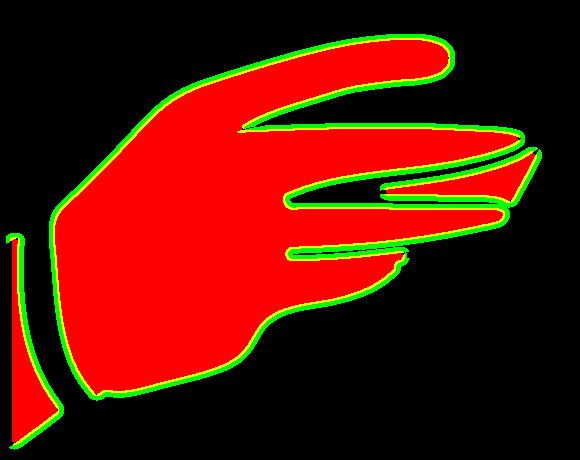
#> input picture assets/character/harvest/openpeeps_device_hand.layers.png, 580 x 460 px
$ python -i lighting.py   (imports and definitions only)
#> lines starting #> are read from the running program, lines starting #| are printed output that depends on the picture
#> further down, picture is the input picture: shape (460, 580, 3); mean B, G, R 0, 19.1, 88.9
"""Light-map lighting for flat layered art.

Each light paints a soft coloured mask on a quarter-resolution buffer
(cheap, and lights are smooth anyway); a layer is multiplied by
ambient + sum(lights that reach its depth). Because it is a MULTIPLY on
albedo, black ink stays black, white fills take the light colour, and a
warm/cool interplay (moon vs phone) reads as real motivated lighting
instead of a colour filter.
"""
import cv2
import numpy as np

from engine.shorts.layers import W, H, C0

QW, QH = W // 4, H // 4


class Light:
    # [7 lines left out: function __init__, not called in this run]

    def level(self, t):
        return float(self.intensity(t)) if callable(self.intensity) else float(self.intensity)


class LightRig:
    # [4 lines left out: function __init__, not called in this run]

    def add(self, light):
        self.lights.append(light)
        return light

    # [5 lines left out: function _grids, not called in this run]

    def _to_screen(self, cam, par, pt):
        cx, cy, z = cam.view(par)
        return (pt[0] - cx) * z + C0[0], (pt[1] - cy) * z + C0[1], z

    # [43 lines left out: functions _paint, lightmap, not called in this run]


def bloom(img, threshold=0.62, strength=0.55):
    """Glow around emissive/bright areas (window, phone screen)."""
#> called with threshold = 0.62, strength = 0.55
    bright = np.clip(img - threshold, 0.0, None)
    small = cv2.resize(bright, (W // 4, H // 4), interpolation=cv2.INTER_AREA)
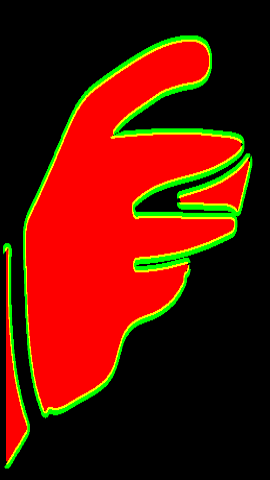
#> small: shape (480, 270, 3) float64; mean B, G, R 0, 19.1, 88.6
    g1 = cv2.GaussianBlur(small, (0, 0), 7)
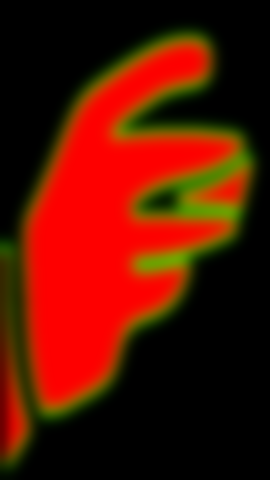
#> g1: shape (480, 270, 3) float64; mean B, G, R 0, 19.1, 88.7
    g2 = cv2.GaussianBlur(small, (0, 0), 22)
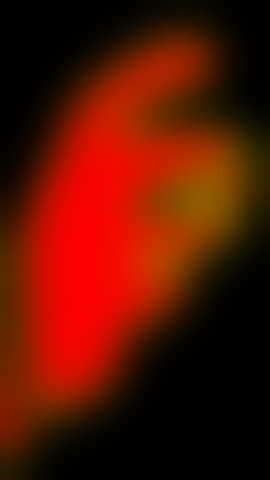
#> g2: shape (480, 270, 3) float64; mean B, G, R 0, 19.1, 88.7
    glow = cv2.resize(0.65 * g1 + 0.35 * g2, (W, H), interpolation=cv2.INTER_LINEAR)
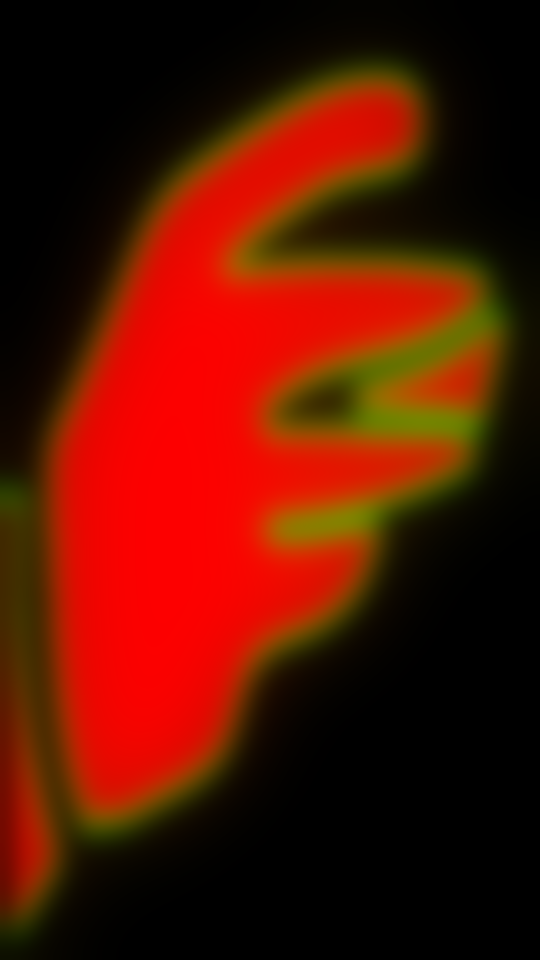
#> glow: shape (1920, 1080, 3) float64 (shown at 1/2 size); mean B, G, R 0, 19.1, 88.7
#> (the run stopped early here; a loop or call above may not have finished)
